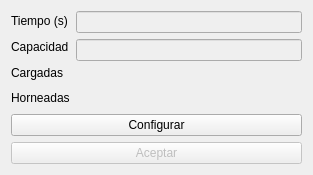
<?xml version="1.0" encoding="UTF-8"?>
<ui version="4.0">
 <class>VentanaBandeja</class>
 <widget class="QWidget" name="VentanaBandeja">
  <property name="geometry">
   <rect>
    <x>0</x>
    <y>0</y>
    <width>313</width>
    <height>175</height>
   </rect>
  </property>
  <property name="minimumSize">
   <size>
    <width>313</width>
    <height>175</height>
   </size>
  </property>
  <property name="maximumSize">
   <size>
    <width>313</width>
    <height>175</height>
   </size>
  </property>
  <property name="windowTitle">
   <string>Bandeja</string>
  </property>
  <property name="windowIcon">
   <iconset resource="imagenes.qrc">
    <normaloff>:/imagenes/Imagenes/iconoHorno.png</normaloff>:/imagenes/Imagenes/iconoHorno.png</iconset>
  </property>
  <layout class="QVBoxLayout" name="verticalLayout_3">
   <item>
    <layout class="QHBoxLayout" name="horizontalLayout">
     <item>
      <layout class="QVBoxLayout" name="verticalLayout">
       <item>
        <widget class="QLabel" name="tiempo">
         <property name="text">
          <string>Tiempo (s)</string>
         </property>
        </widget>
       </item>
       <item>
        <widget class="QLabel" name="capacidad">
         <property name="text">
          <string>Capacidad</string>
         </property>
        </widget>
       </item>
       <item>
        <widget class="QLabel" name="cargadas">
         <property name="text">
          <string>Cargadas</string>
         </property>
        </widget>
       </item>
       <item>
        <widget class="QLabel" name="horneadas">
         <property name="text">
          <string>Horneadas</string>
         </property>
        </widget>
       </item>
      </layout>
     </item>
     <item>
      <layout class="QVBoxLayout" name="verticalLayout_2">
       <property name="spacing">
        <number>6</number>
       </property>
       <item>
        <widget class="QLineEdit" name="editorTiempo">
         <property name="enabled">
          <bool>false</bool>
         </property>
        </widget>
       </item>
       <item>
        <widget class="QLineEdit" name="editorCapacidad">
         <property name="enabled">
          <bool>false</bool>
         </property>
        </widget>
       </item>
       <item>
        <widget class="QLabel" name="cargadasValor">
         <property name="text">
          <string/>
         </property>
         <property name="alignment">
          <set>Qt::AlignCenter</set>
         </property>
        </widget>
       </item>
       <item>
        <widget class="QLabel" name="horneadasValor">
         <property name="text">
          <string/>
         </property>
         <property name="alignment">
          <set>Qt::AlignCenter</set>
         </property>
        </widget>
       </item>
      </layout>
     </item>
    </layout>
   </item>
   <item>
    <widget class="QPushButton" name="configurar">
     <property name="text">
      <string>Configurar</string>
     </property>
    </widget>
   </item>
   <item>
    <widget class="QPushButton" name="aceptar">
     <property name="enabled">
      <bool>false</bool>
     </property>
     <property name="text">
      <string>Aceptar</string>
     </property>
    </widget>
   </item>
  </layout>
 </widget>
 <resources>
  <include location="imagenes.qrc"/>
 </resources>
 <connections/>
</ui>
